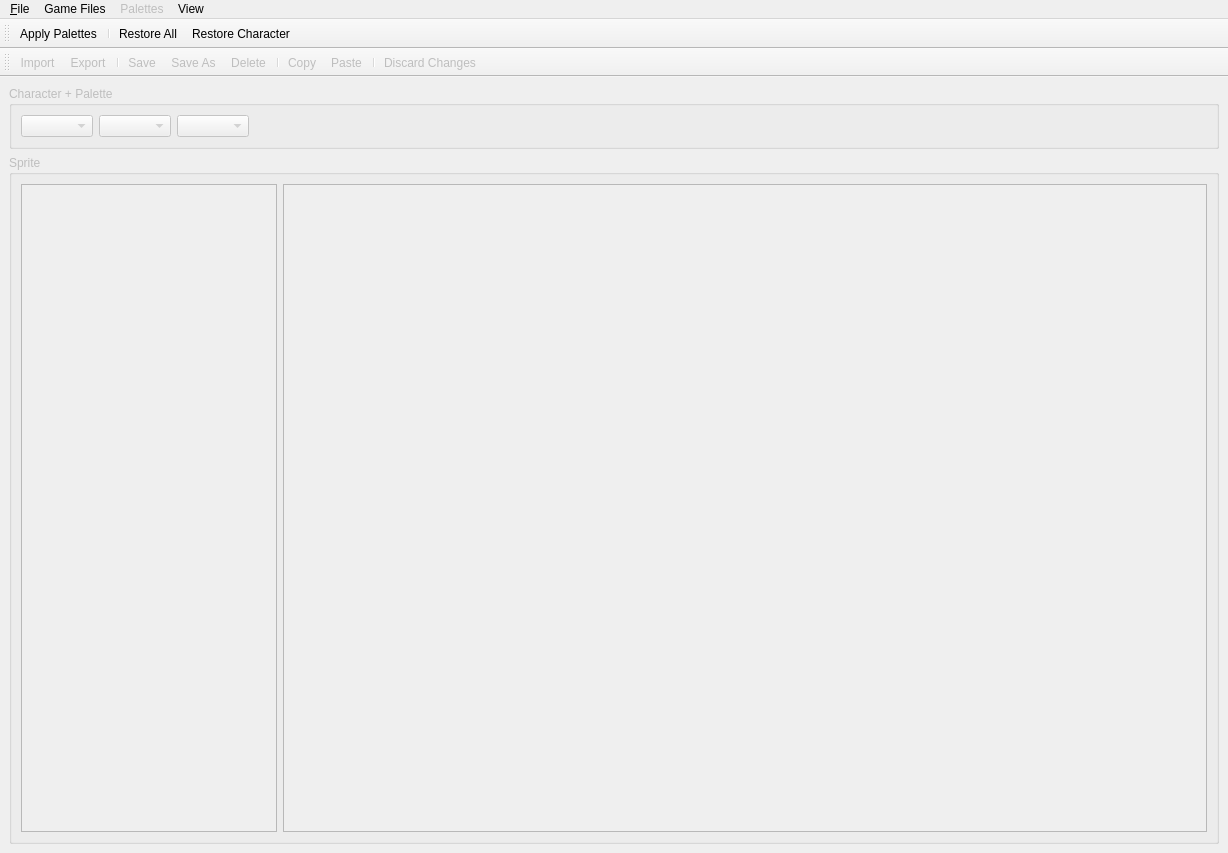
<?xml version="1.0" encoding="UTF-8"?>
<ui version="4.0">
 <class>MainWindow</class>
 <widget class="QMainWindow" name="MainWindow">
  <property name="enabled">
   <bool>true</bool>
  </property>
  <property name="geometry">
   <rect>
    <x>0</x>
    <y>0</y>
    <width>1228</width>
    <height>853</height>
   </rect>
  </property>
  <property name="windowTitle">
   <string>MainWindow</string>
  </property>
  <widget class="QWidget" name="central_widget">
   <layout class="QVBoxLayout" name="verticalLayout">
    <item>
     <widget class="QGroupBox" name="character_box">
      <property name="enabled">
       <bool>false</bool>
      </property>
      <property name="title">
       <string>Character + Palette</string>
      </property>
      <layout class="QHBoxLayout" name="horizontalLayout_2">
       <item>
        <widget class="QComboBox" name="char_select"/>
       </item>
       <item>
        <widget class="QComboBox" name="palette_select"/>
       </item>
       <item>
        <widget class="QComboBox" name="slot_select"/>
       </item>
       <item>
        <spacer name="horizontalSpacer">
         <property name="orientation">
          <enum>Qt::Horizontal</enum>
         </property>
         <property name="sizeHint" stdset="0">
          <size>
           <width>40</width>
           <height>20</height>
          </size>
         </property>
        </spacer>
       </item>
      </layout>
     </widget>
    </item>
    <item>
     <widget class="QGroupBox" name="sprite_group">
      <property name="enabled">
       <bool>false</bool>
      </property>
      <property name="title">
       <string>Sprite</string>
      </property>
      <layout class="QHBoxLayout" name="horizontalLayout_3">
       <item>
        <widget class="QListWidget" name="sprite_list">
         <property name="sizePolicy">
          <sizepolicy hsizetype="Minimum" vsizetype="Expanding">
           <horstretch>0</horstretch>
           <verstretch>0</verstretch>
          </sizepolicy>
         </property>
         <property name="maximumSize">
          <size>
           <width>16777215</width>
           <height>16777215</height>
          </size>
         </property>
        </widget>
       </item>
       <item>
        <widget class="QGraphicsView" name="sprite_preview"/>
       </item>
      </layout>
     </widget>
    </item>
   </layout>
  </widget>
  <widget class="QToolBar" name="game_files_toolbar">
   <property name="enabled">
    <bool>true</bool>
   </property>
   <property name="windowTitle">
    <string>toolBar</string>
   </property>
   <property name="movable">
    <bool>true</bool>
   </property>
   <attribute name="toolBarArea">
    <enum>TopToolBarArea</enum>
   </attribute>
   <attribute name="toolBarBreak">
    <bool>false</bool>
   </attribute>
   <addaction name="apply_palettes"/>
   <addaction name="separator"/>
   <addaction name="restore_all"/>
   <addaction name="restore_character"/>
  </widget>
  <widget class="QMenuBar" name="menu_bar">
   <property name="enabled">
    <bool>true</bool>
   </property>
   <property name="geometry">
    <rect>
     <x>0</x>
     <y>0</y>
     <width>1228</width>
     <height>21</height>
    </rect>
   </property>
   <widget class="QMenu" name="file_menu">
    <property name="enabled">
     <bool>true</bool>
    </property>
    <property name="title">
     <string>&amp;File</string>
    </property>
    <addaction name="launch_bbcf"/>
    <addaction name="separator"/>
    <addaction name="settings"/>
    <addaction name="separator"/>
    <addaction name="exit"/>
   </widget>
   <widget class="QMenu" name="view_menu">
    <property name="enabled">
     <bool>true</bool>
    </property>
    <property name="title">
     <string>View</string>
    </property>
    <addaction name="view_palette"/>
    <addaction name="view_zoom"/>
   </widget>
   <widget class="QMenu" name="palettes_menu">
    <property name="enabled">
     <bool>false</bool>
    </property>
    <property name="title">
     <string>Palettes</string>
    </property>
    <addaction name="import_palettes"/>
    <addaction name="export_palettes"/>
    <addaction name="separator"/>
    <addaction name="save_palette"/>
    <addaction name="save_palette_as"/>
    <addaction name="delete_palette"/>
    <addaction name="separator"/>
    <addaction name="copy_palette"/>
    <addaction name="paste_palette"/>
    <addaction name="separator"/>
    <addaction name="discard_palette"/>
   </widget>
   <widget class="QMenu" name="game_files_menu">
    <property name="enabled">
     <bool>true</bool>
    </property>
    <property name="title">
     <string>Game Files</string>
    </property>
    <addaction name="apply_palettes"/>
    <addaction name="separator"/>
    <addaction name="restore_all"/>
    <addaction name="restore_character"/>
   </widget>
   <addaction name="file_menu"/>
   <addaction name="game_files_menu"/>
   <addaction name="palettes_menu"/>
   <addaction name="view_menu"/>
  </widget>
  <widget class="QToolBar" name="palettes_toolbar">
   <property name="enabled">
    <bool>false</bool>
   </property>
   <property name="windowTitle">
    <string>toolBar</string>
   </property>
   <attribute name="toolBarArea">
    <enum>TopToolBarArea</enum>
   </attribute>
   <attribute name="toolBarBreak">
    <bool>true</bool>
   </attribute>
   <addaction name="import_palettes"/>
   <addaction name="export_palettes"/>
   <addaction name="separator"/>
   <addaction name="save_palette"/>
   <addaction name="save_palette_as"/>
   <addaction name="delete_palette"/>
   <addaction name="separator"/>
   <addaction name="copy_palette"/>
   <addaction name="paste_palette"/>
   <addaction name="separator"/>
   <addaction name="discard_palette"/>
  </widget>
  <action name="exit">
   <property name="text">
    <string>&amp;Exit</string>
   </property>
  </action>
  <action name="apply_palettes">
   <property name="text">
    <string>Apply Palettes</string>
   </property>
   <property name="toolTip">
    <string>Apply all palettes to BBCF game data</string>
   </property>
  </action>
  <action name="discard_palette">
   <property name="text">
    <string>Discard Changes</string>
   </property>
   <property name="toolTip">
    <string>Discard selected palette changes</string>
   </property>
  </action>
  <action name="restore_all">
   <property name="text">
    <string>Restore All</string>
   </property>
   <property name="toolTip">
    <string>Restore game data for all palettes</string>
   </property>
  </action>
  <action name="restore_character">
   <property name="text">
    <string>Restore Character</string>
   </property>
   <property name="toolTip">
    <string>Restore game data for selected character palettes</string>
   </property>
  </action>
  <action name="launch_bbcf">
   <property name="text">
    <string>&amp;Launch BBCF</string>
   </property>
   <property name="toolTip">
    <string>Launch BBCF</string>
   </property>
  </action>
  <action name="view_palette">
   <property name="checkable">
    <bool>true</bool>
   </property>
   <property name="checked">
    <bool>false</bool>
   </property>
   <property name="text">
    <string>Palette Dialog</string>
   </property>
  </action>
  <action name="view_zoom">
   <property name="checkable">
    <bool>true</bool>
   </property>
   <property name="text">
    <string>Zoom Dialog</string>
   </property>
  </action>
  <action name="import_palettes">
   <property name="text">
    <string>Import</string>
   </property>
  </action>
  <action name="export_palettes">
   <property name="text">
    <string>Export</string>
   </property>
   <property name="toolTip">
    <string>Export saved palettes</string>
   </property>
  </action>
  <action name="settings">
   <property name="text">
    <string>Settings</string>
   </property>
   <property name="toolTip">
    <string>Edit settings</string>
   </property>
  </action>
  <action name="copy_palette">
   <property name="text">
    <string>Copy</string>
   </property>
   <property name="toolTip">
    <string>Copy current palette</string>
   </property>
  </action>
  <action name="paste_palette">
   <property name="text">
    <string>Paste</string>
   </property>
   <property name="toolTip">
    <string>Paste copied palette</string>
   </property>
  </action>
  <action name="save_palette">
   <property name="text">
    <string>Save</string>
   </property>
   <property name="toolTip">
    <string>Save current palette</string>
   </property>
  </action>
  <action name="delete_palette">
   <property name="text">
    <string>Delete</string>
   </property>
   <property name="toolTip">
    <string>Delete selected saved palette</string>
   </property>
  </action>
  <action name="save_palette_as">
   <property name="text">
    <string>Save As</string>
   </property>
   <property name="toolTip">
    <string>Save current palette as</string>
   </property>
  </action>
 </widget>
 <resources/>
 <connections/>
</ui>
